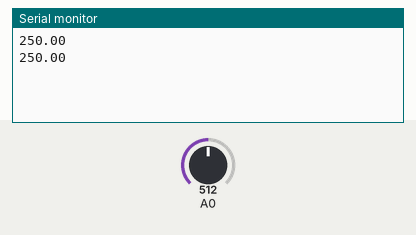
Recording of a sketch running on a simulated Arduino Uno, built with avr-gcc and run on an emulated ATmega328P. Parts: the last lines printed to the serial monitor. The test bench sets the inputs (shaded band); at power-on: A0 = 512.

Above: at 5.8 s.
5.9 s: A0 set to 716
At 11.1 s:
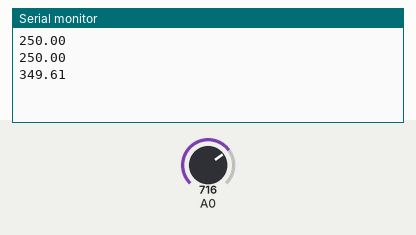
11.9 s: A0 set to 900
At 16.1 s:
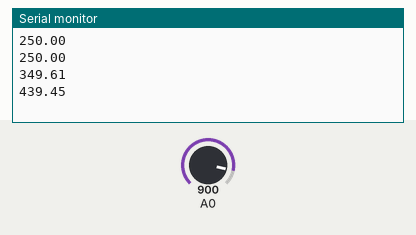
Timing chart, 0 to 17.6 s (numbered marks = the images above; inputs shaded):
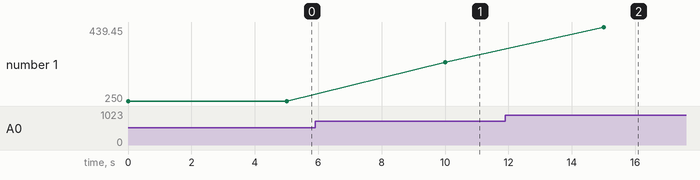

Measured:
- after the input at 5.9 s, the serial monitor: prints a new line after 4.1 s (image 1)
- after the input at 11.9 s, the serial monitor: prints a new line after 3.1 s (image 2)
- plotted number 1: 250 → 349.61 after the input at 5.9 s, 349.61 → 439.45 after the input at 11.9 s

The sketch:

TempratureSensor.ino
```cpp
float temprature;
void setup()
{
  Serial.begin(9600);
}

void loop()
{
  temprature = analogRead(0);
  temprature=(5.0*temprature*1000.0)/(1024*10);
  Serial.println(temprature);
  delay(5000);
}
```
